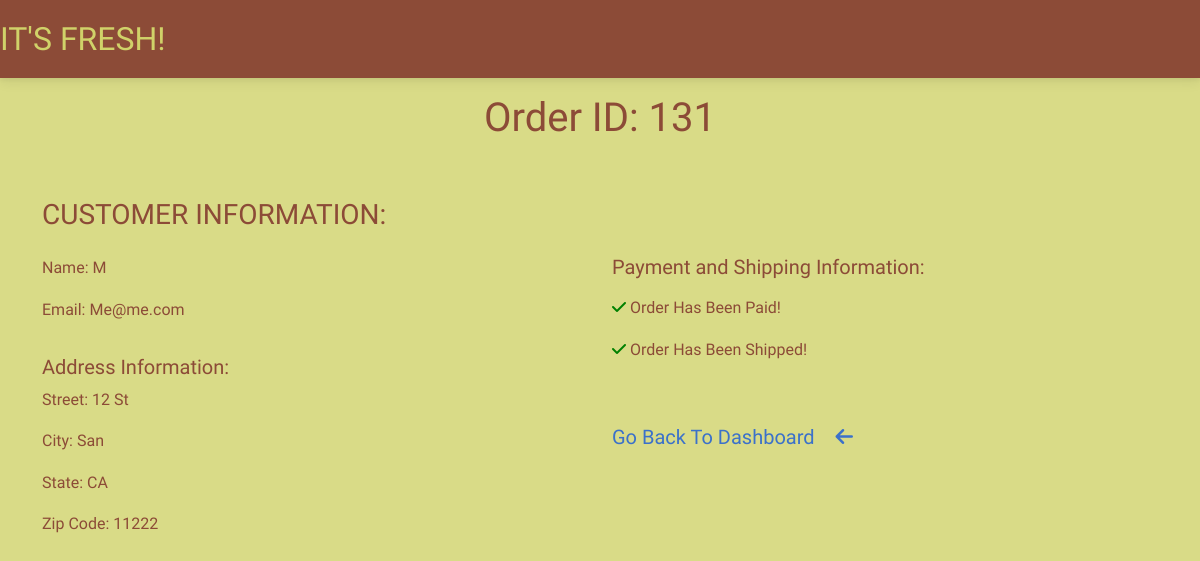
Screenshot of /cafe/orders/131/ (signed in) with the database file from the repository.
### customer/models.py (models this page shows, shortened)
class OrderModel(models.Model):
    created_on = models.DateTimeField(auto_now_add=True)
    price = models.DecimalField(max_digits=7, decimal_places=2)
    items = models.ManyToManyField('MenuItem', related_name='order', blank=True)
    name = models.CharField(max_length=50, blank=True)
    email = models.CharField(max_length=50, blank=True)
    street = models.CharField(max_length=50, blank=True)
    city = models.CharField(max_length=50, blank=True)
    state = models.CharField(max_length=15, blank=True)
    zip_code = models.IntegerField(blank=True, null=True)
    is_paid = models.BooleanField(default=False)
    is_shipped = models.BooleanField(default=False)

### cafe/views.py (the view, shortened to what this page needs)
# urls.py: path('orders/<int:pk>/', OrderDetails.as_view(), name='order-details')
class OrderDetails(LoginRequiredMixin, UserPassesTestMixin, View):
    def get(self, request, pk, *args, **kwargs):
        order = OrderModel.objects.get(pk=pk)
        context = {
            'order': order
        }
        return render(request, 'cafe/order-details.html', context)
    def test_func(self):
        return self.request.user.groups.filter(name='Staff').exists()

### cafe/templates/cafe/order-details.html
{% extends 'cafe/base.html' %}
{%  block content %}
<div class="container" style="color:#8C4B37;">
    <div class="row justify-content-center">
        <div class="col-md-6 col-sm-12 text-center mt-3">
            <h1>Order ID: {{ order.pk }}</h1>
        </div>
    </div>
    <div class="row justify-content-center">
        <div class="col-md-12 col-sm-12 mt-5">
            <h3>CUSTOMER INFORMATION:</h3>
        </div>
    </div>
    <div class="row justify-content-left">
        <div class="col-md-6 col-sm-12 text-left mt-3">
            <p><span style="font-weight: 400;">Name:</span> {{ order.name }}</p>
            <p><span style="font-weight: 400;">Email:</span> {{ order.email }}</p>
            <h5 class="pt-3">Address Information:</h5>
            <p><span style="font-weight: 400;">Street:</span> {{ order.street }}</p>
            <p><span style="font-weight: 400;">City:</span> {{ order.city }}</p>
            <p><span style="font-weight: 400;">State:</span> {{ order.state }}</p>
            <p><span style="font-weight: 400;">Zip Code:</span> {{ order.zip_code }}</p>
        </div>
        <div class="col-md-6 col-sm-12 mt-3">
            <h5>Payment and Shipping Information:</h5>
            <p class="mt-3">{% if order.is_paid%}
                <p><i style="color:green;" class="fas fa-check"></i>
                    <span class="pl-2">Order Has Been Paid!</span>
                </p>
                {% else %}
                <p><i style="color:red;" class="fas fa-times"></i>
                    <span class="pl-2">Order Has <strong>NOT</strong> Been Paid!  COLLECT CASH ON DELIVERY.</span>
                </p>
                {% endif %}
            </p>
            {% if order.is_shipped%}
            <p><i style="color:green;" class="fas fa-check"></i>
                <span class="pl-2">Order Has Been Shipped!</span>
            </p>
            {% else %}
            <form method="POST">
                {% csrf_token%}
                <button type="submit" class="btn btn-outline-success">Mark as Shipped</button>
            </form>
            {% endif %}
            <p >
                <a href='{% url "dashboard" %}'>
                    <h5>Go Back To Dashboard
                        <i class='fa-solid fa-arrow-left ms-3 pt-5'></i></h5>
                </a>
            </p>
        </div>
    </div>
</div>
{% endblock content %}

### customer/static/customer/site.css (style rules this page uses)
body { font-family: 'Bubblegum Sans', Sans-Serif, cursive; background-color:rgba(208, 210, 105, 0.8); }

### rows the page displays
OrderModel: pk "131", name "M", email "Me@me.com", street "12 St", city "San", state "CA", zip_code "11222"
